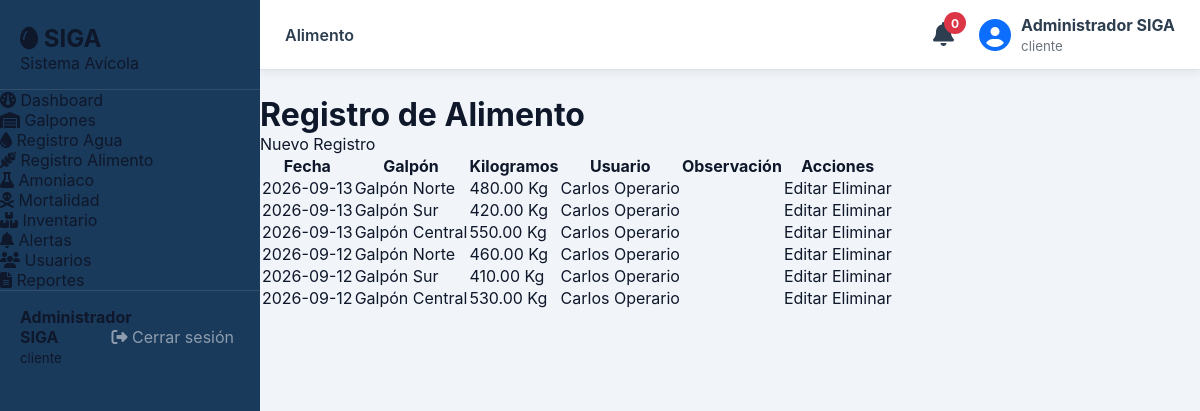
The app's page /legacy-php/modules/alimento/index.php (signed in) with its own data.
### tables this page shows
CREATE TABLE IF NOT EXISTS `registros_alimento` (
  `id`          INT UNSIGNED NOT NULL AUTO_INCREMENT,
  `galpon_id`   INT UNSIGNED NOT NULL,
  `fecha`       DATE         NOT NULL,
  `kilogramos`  DECIMAL(10,2) NOT NULL DEFAULT 0,
  `usuario_id`  INT UNSIGNED NOT NULL,
  `observacion` TEXT,
  `created_at`  DATETIME NOT NULL DEFAULT CURRENT_TIMESTAMP,
  PRIMARY KEY (`id`),
  CONSTRAINT `fk_alimento_galpon`  FOREIGN KEY (`galpon_id`)  REFERENCES `galpones`(`id`) ON DELETE CASCADE,
  CONSTRAINT `fk_alimento_usuario` FOREIGN KEY (`usuario_id`) REFERENCES `usuarios`(`id`)
);

CREATE TABLE IF NOT EXISTS `galpones` (
  `id`                  INT UNSIGNED NOT NULL AUTO_INCREMENT,
  `codigo`              VARCHAR(20)  NOT NULL UNIQUE,
  `nombre`              VARCHAR(100) NOT NULL,
  `ubicacion`           VARCHAR(200),
  `capacidad_maxima`    INT UNSIGNED NOT NULL DEFAULT 0,
  `cantidad_actual`     INT UNSIGNED NOT NULL DEFAULT 0,
  `estado`              ENUM('activo','inactivo','mantenimiento') NOT NULL DEFAULT 'activo',
  `responsable_id`      INT UNSIGNED,
  `created_at`          DATETIME NOT NULL DEFAULT CURRENT_TIMESTAMP,
  PRIMARY KEY (`id`),
  CONSTRAINT `fk_galpones_responsable` FOREIGN KEY (`responsable_id`) REFERENCES `usuarios`(`id`) ON DELETE SET NULL
);

CREATE TABLE IF NOT EXISTS `usuarios` (
  `id`              INT UNSIGNED NOT NULL AUTO_INCREMENT,
  `nombre_completo` VARCHAR(150) NOT NULL,
  `documento`       VARCHAR(30)  NOT NULL UNIQUE,
  `email`           VARCHAR(120) NOT NULL UNIQUE,
  `telefono`        VARCHAR(20),
  `password_hash`   VARCHAR(255) NOT NULL,
  `rol_id`          INT UNSIGNED NOT NULL DEFAULT 2,
  `activo`          TINYINT(1)   NOT NULL DEFAULT 1,
  `created_at`      DATETIME     NOT NULL DEFAULT CURRENT_TIMESTAMP,
  `updated_at`      DATETIME     NOT NULL DEFAULT CURRENT_TIMESTAMP ON UPDATE CURRENT_TIMESTAMP,
  PRIMARY KEY (`id`),
  CONSTRAINT `fk_usuarios_rol` FOREIGN KEY (`rol_id`) REFERENCES `roles`(`id`)
);

### legacy-php/modules/alimento/index.php (the view, shortened to what this page needs)
<?php
$db = getDB();
$sql = "SELECT ra.*,
               g.nombre AS galpon,
               u.nombre_completo AS usuario
        FROM registros_alimento ra
        LEFT JOIN galpones g ON ra.galpon_id = g.id
        LEFT JOIN usuarios u ON ra.usuario_id = u.id
        ORDER BY ra.fecha DESC";
$registros = $db->query($sql)->fetchAll();
include '../../includes/header.php';
?>
<div class="container">
    <div class="page-header">
        <h1>Registro de Alimento</h1>
        <a href="crear.php" class="btn btn-primary">
            Nuevo Registro
        </a>
    </div>
    <table class="table">
        <thead>
            <tr>
                <th>Fecha</th>
                <th>Galpón</th>
                <th>Kilogramos</th>
                <th>Usuario</th>
                <th>Observación</th>
                <th>Acciones</th>
            </tr>
        </thead>
        <tbody>
        <?php foreach($registros as $r): ?>
            <tr>
                <td><?= $r['fecha'] ?></td>
                <td><?= htmlspecialchars($r['galpon']) ?></td>
                <td><?= $r['kilogramos'] ?> Kg</td>
                <td><?= htmlspecialchars($r['usuario']) ?></td>
                <td><?= htmlspecialchars($r['observacion']) ?></td>
                <td>
                    <a href="editar.php?id=<?= $r['id'] ?>"
                       class="btn btn-warning">
                       Editar
                    </a>
                    <a href="eliminar.php?id=<?= $r['id'] ?>"
                       class="btn btn-danger"
                       onclick="return confirm('¿Eliminar registro?')">
                       Eliminar
                    </a>
                </td>
            </tr>
        <?php endforeach; ?>
        </tbody>
    </table>
</div>
<?php include '../../includes/footer.php'; ?>

### legacy-php/assets/css/siga.css (style rules this page uses)
:root { --siga-blue: #1a3a5c; --siga-blue-mid: #2a5298; --siga-blue-lt: #3d6eb5; --siga-green: #2e7d52; --siga-green-lt: #43a875; --siga-amber: #e67e22; --siga-red: #c0392b; --siga-white: #f8fafc; --siga-gray-50: #f1f5f9; --siga-gray-100: #e2e8f0; --siga-gray-300: #cbd5e1; --siga-gray-500: #64748b; --siga-gray-700: #334155; --siga-gray-900: #0f172a; --sidebar-w: 260px; --topbar-h: 62px; --radius: 12px; --radius-sm: 8px; --shadow: 0 4px 20px rgba(26,58,92,.10); --shadow-sm: 0 2px 8px rgba(26,58,92,.07); --transition: .22s ease; font-family: 'Inter', system-ui, sans-serif; }
*, *::before, *::after { box-sizing: border-box; margin: 0; padding: 0; }
body { background: var(--siga-gray-50); color: var(--siga-gray-900); }
a { text-decoration: none; color: inherit; }

### records on screen
registros_alimento: fecha "2026-09-13", galpon.nombre "Galpón Norte", kilogramos "480.00", usuario.nombre_completo "Carlos Operario"
registros_alimento: fecha "2026-09-13", galpon.nombre "Galpón Sur", kilogramos "420.00", usuario.nombre_completo "Carlos Operario"
registros_alimento: fecha "2026-09-13", galpon.nombre "Galpón Central", kilogramos "550.00", usuario.nombre_completo "Carlos Operario"
registros_alimento: fecha "2026-09-12", galpon.nombre "Galpón Norte", kilogramos "460.00", usuario.nombre_completo "Carlos Operario"
registros_alimento: fecha "2026-09-12", galpon.nombre "Galpón Sur", kilogramos "410.00", usuario.nombre_completo "Carlos Operario"
registros_alimento: fecha "2026-09-12", galpon.nombre "Galpón Central", kilogramos "530.00", usuario.nombre_completo "Carlos Operario"

### other values on screen
$nombreUsuario "Administrador SIGA"
$rolUsuario "cliente"
$activePage "Alimento"
$stmt->fetchColumn() "0"
